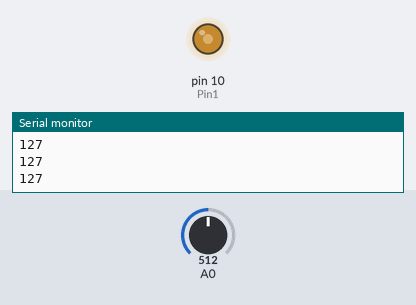
A sketch run on a simulated Arduino Uno, built with avr-gcc and run on an emulated ATmega328P. Parts: output pins drawn as LEDs (lit = HIGH), the last lines printed to the serial monitor. The test bench sets the inputs (shaded band); at power-on: A0 = 512.

Above: at 1.2 s.
1.3 s: A0 set to 716
At 2.1 s:
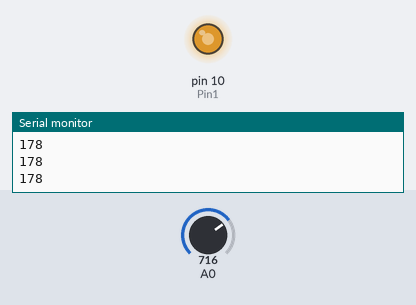
2.8 s: A0 set to 900
At 3.4 s:
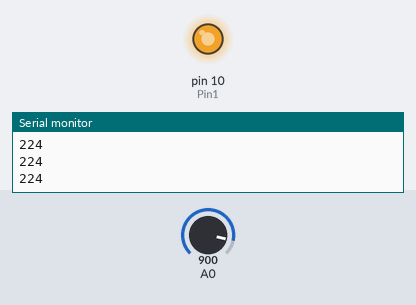
4.3 s: A0 set to 122
At 5.5 s:
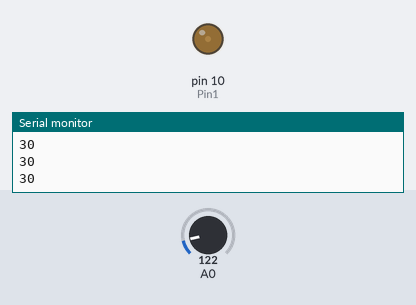
5.8 s: A0 set to 0
At 6.7 s:
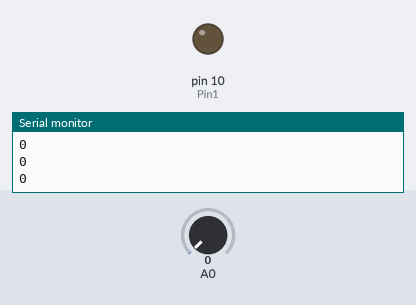
7.3 s: A0 set to 511
At 7.9 s:
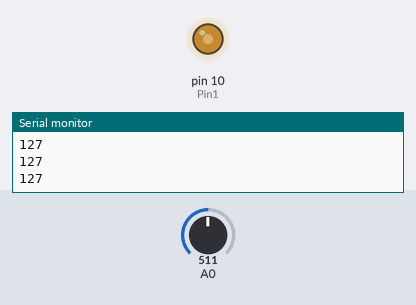
Timing chart, 0 to 9.8 s (numbered marks = the images above; inputs shaded):
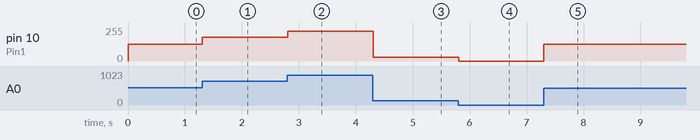

Measured:
- after the input at 1.3 s, pin 10 (Pin1): 127/255 → 178/255 at once
- after the input at 2.8 s, pin 10 (Pin1): 178/255 → 224/255 at once
- after the input at 4.3 s, pin 10 (Pin1): 224/255 → 30/255 at once
- after the input at 5.8 s, pin 10 (Pin1): 30/255 → 0/255 at once
- after the input at 7.3 s, pin 10 (Pin1): 0/255 → 127/255 at once

The sketch:

_7_AbleRegister.ino
```cpp
int Pin1 = 10;

// the setup function runs once when you press reset or power the board
void setup() {
  Serial.begin(9600);

  pinMode(A0, INPUT);
  pinMode(Pin1, OUTPUT);
}

// the loop function runs over and over again forever
void loop() {

   int tempVal = analogRead(A0);
   int val = map(tempVal, 0, 1023, 0, 255);

   Serial.println(val);

   analogWrite(Pin1, val);

}
```
